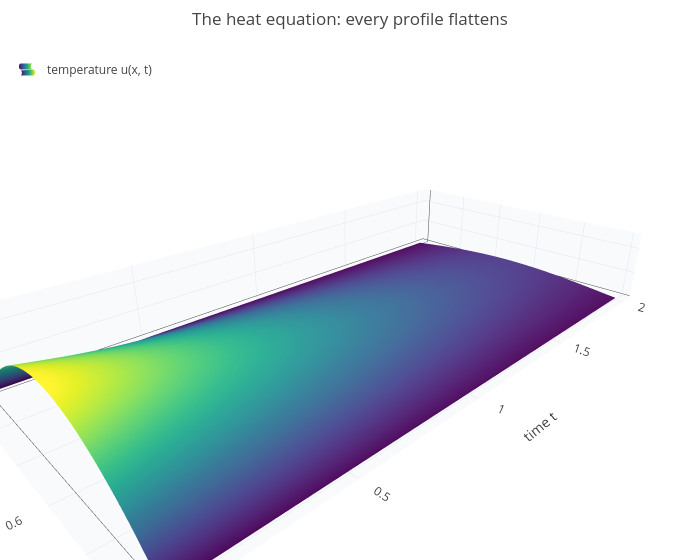

Here is the notebook cell this chart was saved with:
### Markdown cell above
Only odd $n$ appear ($b_n = 8/(\pi n)^3$), and the third mode decays $9$ times faster than the first. After a short
time only $b_1e^{-\pi^2t/10}\sin\pi x$ is left: whatever the start, the profile becomes a sine arch that shrinks
exponentially. **Heat smooths**: sharp features are high modes, and they disappear first. The same surface in 3D, with
time running back:

### Code cell
p = surface(x, t, u, x, 0, 1, t, 0, 2);
labels(title(legend(p, "temperature u(x, t)"), "The heat equation: every profile flattens"), "position x", "time t", "temperature u")

### Figure 1 — Plotly figure (JSON) as saved in the notebook; plotly's stock layout.template omitted (floating-point values rounded to 4 significant figures; data arrays with more than 128 entries replaced by an {"elided": "..."} marker saying what was removed)
{"data": [{"colorscale": "Viridis", "name": "temperature u(x, t)", "opacity": 1, "showlegend": true, "showscale": false, "type": "surface", "x": {"elided": "41x41 float values"}, "y": {"elided": "41x41 float values"}, "z": {"elided": "41x41 float values"}}], "layout": {"height": 560, "legend": {"x": 0.01, "y": 0.99}, "margin": {"b": 0, "l": 0, "r": 0, "t": 50}, "scene": {"aspectmode": "data", "camera": {"eye": {"x": 1.6, "y": -1.6, "z": 1.0}}, "xaxis": {"backgroundcolor": "#f8fafc", "gridcolor": "#e2e8f0", "showbackground": true, "title": {"text": "position x"}}, "yaxis": {"backgroundcolor": "#f8fafc", "gridcolor": "#e2e8f0", "showbackground": true, "title": {"text": "time t"}}, "zaxis": {"backgroundcolor": "#f8fafc", "gridcolor": "#e2e8f0", "showbackground": true, "title": {"text": "temperature u"}}}, "showlegend": true, "title": {"text": "The heat equation: every profile flattens"}, "width": 700}}
